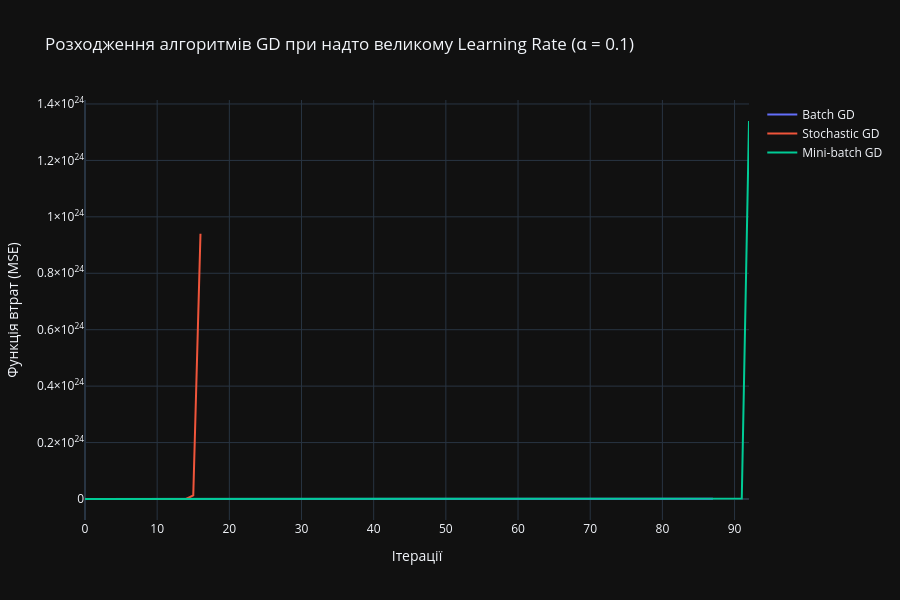

Source (notebook cell):
### Markdown cell above
# Етап 6. Завдання для глибокого розуміння

### Code cell
X_train_np = feature_train_ready.to_numpy()
y_train_np = target_train.to_numpy()
learning_rate = 0.1
gradient_type = 'batch'
history_batch_div = []
b = 0
w = numpy.zeros(features)
iterations = 0
train(X_train_np, y_train_np, max_iterations=1000, loss_history=history_batch_div)
gradient_type = 'stochastic'
history_stochastic_div = []
b = 0
w = numpy.zeros(features)
iterations = 0
train(X_train_np, y_train_np, max_iterations=1000, loss_history=history_stochastic_div)
gradient_type = 'mini_batch'
history_mini_batch_div = []
b = 0
w = numpy.zeros(features)
iterations = 0
train(X_train_np, y_train_np, max_iterations=1000, loss_history=history_mini_batch_div)
fig_div = go.Figure()
fig_div.add_trace(go.Scatter(y=history_batch_div, mode='lines', name='Batch GD', line=dict(color='#636EFA')))
fig_div.add_trace(go.Scatter(y=history_stochastic_div, mode='lines', name='Stochastic GD', line=dict(color='#EF553B')))
fig_div.add_trace(go.Scatter(y=history_mini_batch_div, mode='lines', name='Mini-batch GD', line=dict(color='#00CC96')))
fig_div.update_layout(title="Розходження алгоритмів GD при надто великому Learning Rate (α = " + str(learning_rate) + ")", xaxis_title="Ітерації", yaxis_title="Функція втрат (MSE)",template="plotly_dark",height=600)
fig_div.show()
